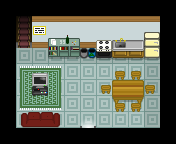

Rendered tile map (Tiled .tmx) drawn with the repository's tilesets; below, a short description and the map source with its tile grids summarised:
An orthogonal 11x9 tile map with 16x16 px tiles, 4 tile layers (Tile Layer 1, Tile Layer 2, Tile Layer 3, Above player), 5 tilesets and 29 objects (15x event, 9x BoxCollider, 2x teleport, 2x teleport-spawn, Camera).

<map version="1.10" tiledversion="1.10.1" orientation="orthogonal" renderorder="right-down" compressionlevel="0" width="11" height="9" tilewidth="16" tileheight="16" infinite="0" nextlayerid="7" nextobjectid="51">
 <tileset firstgid="1" name="floors and walls" tilewidth="16" tileheight="16" tilecount="88" columns="11">
  <image source="../tilesets/floorsandwalls.png" width="176" height="128" />
 </tileset>
 <tileset firstgid="89" name="furniture" tilewidth="16" tileheight="16" tilecount="72" columns="12">
  <image source="../tilesets/furniture.png" width="192" height="96" />
 </tileset>
 <tileset firstgid="161" name="stairs" tilewidth="16" tileheight="16" tilecount="24" columns="8">
  <image source="../tilesets/stairs.png" width="128" height="48" />
 </tileset>
 <tileset firstgid="185" name="electronics" tilewidth="16" tileheight="16" tilecount="16" columns="4">
  <image source="../tilesets/electronics.png" width="64" height="64" />
 </tileset>
 <tileset firstgid="201" name="kitchen" tilewidth="16" tileheight="16" tilecount="16" columns="4">
  <image source="../tilesets/kitchen.png" width="64" height="64" />
 </tileset>
 <layer id="1" name="Tile Layer 1" width="11" height="9">
  <properties>
   <property name="zindex" type="int" value="-3" />
  </properties>
  <data>[99 cells, 63 non-empty, 6 distinct tile ids]</data>
 </layer>
 <layer id="2" name="Tile Layer 2" width="11" height="9">
  <properties>
   <property name="zindex" type="int" value="-2" />
  </properties>
  <data>[99 cells, 31 non-empty, 30 distinct tile ids]</data>
 </layer>
 <layer id="3" name="Tile Layer 3" width="11" height="9">
  <properties>
   <property name="zindex" type="int" value="-1" />
  </properties>
  <data>[99 cells, 5 non-empty, 4 distinct tile ids]</data>
 </layer>
 <layer id="4" name="Above player" width="11" height="9">
  <properties>
   <property name="zindex" type="int" value="1" />
  </properties>
  <data>[99 cells, 12 non-empty, 5 distinct tile ids]</data>
 </layer>
 <objectgroup color="#ffff00" id="5" name="Objects">
  <properties>
   <property name="excalibur" type="bool" value="true" />
  </properties>
  <!-- 29 objects omitted --></objectgroup>
 <objectgroup color="#ff0000" id="6" name="Collision">
  <properties>
   <property name="excalibur" type="bool" value="true" />
  </properties>
  <!-- 9 objects omitted --></objectgroup>
</map>
<!-- 29 of 29 objects omitted -->
